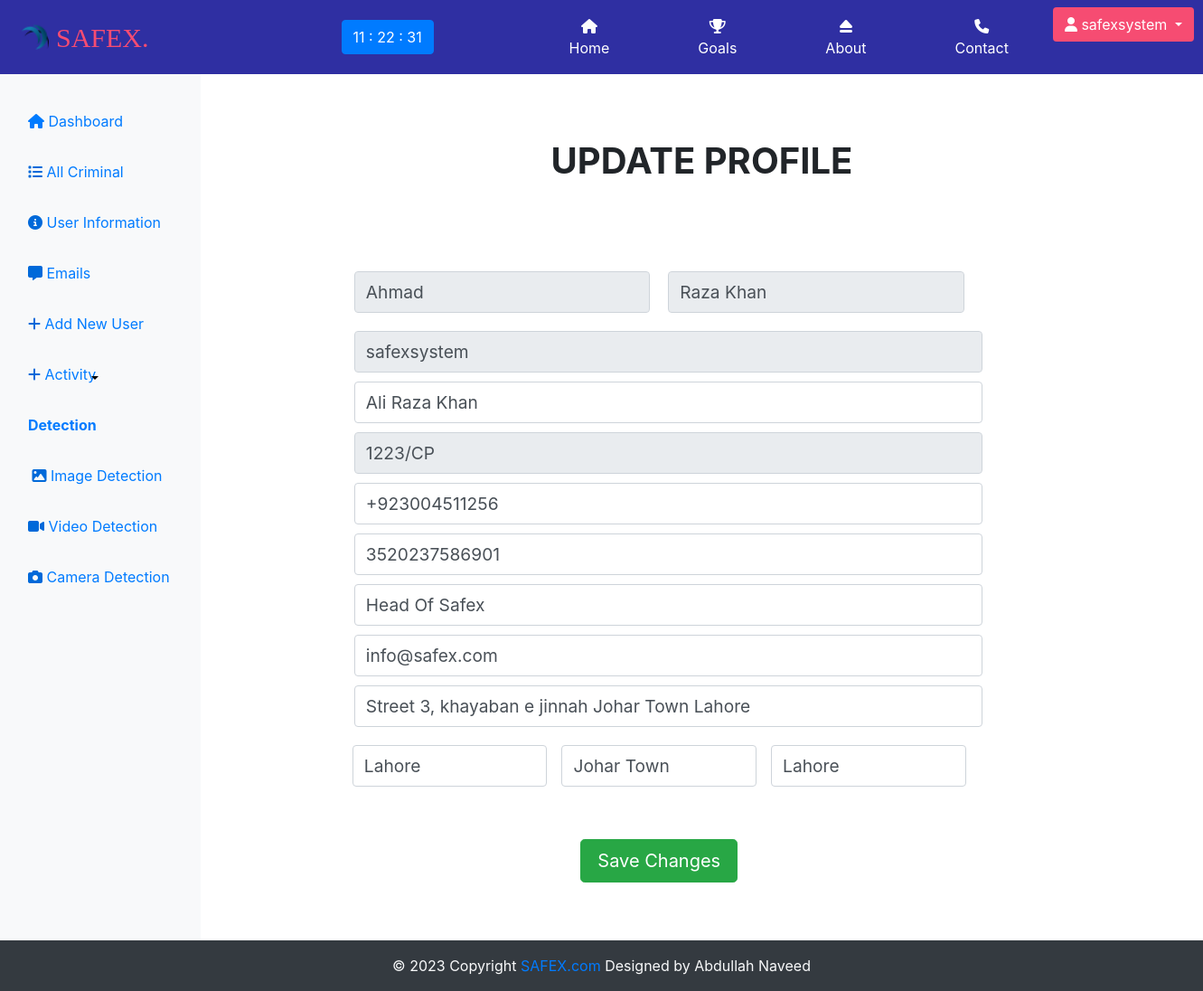
The app's page /cms.safex/userinfo/1 (signed in) with its own data.
### cmssafex/models.py (models this page shows, shortened)
class staffinformation(models.Model):
    staffid = models.AutoField
    beltno = models.CharField(primary_key = True,max_length = 10)
    fname = models.CharField(max_length=50 , default = "")
    lname = models.CharField(max_length=50 , default = "")
    username = models.CharField(max_length=50 , default = "")
    fathername = models.CharField(max_length=50 , default = "")
    email = models.CharField(max_length=50 , default = "")
    phoneno = models.CharField(max_length=50 , default = "")
    cnic = models.CharField(max_length=50 , default = "")
    rank = models.CharField(max_length=50 , default = "")
    city = models.CharField(max_length=50 , default = "")
    address = models.CharField(max_length=500)
    station = models.CharField(max_length=50 , default = "")
    division = models.CharField(max_length=50 , default = "")

### cmssafex/views.py (the view, shortened to what this page needs)
# urls.py: path("userinfo/<int:myid>",views.profile,name="profile"),
def profile(request , myid):
    loginid = request.user.id
    if loginid == 1:
        user = User.objects.filter(id = myid)
        user = staffinformation.objects.filter(username = user[0].username)
        param = {'users' : user[0],'id' : myid}
        return render(request , "showrecord.html",param)

### cmssafex/templates/showrecord.html (shortened to what this page needs)
{% extends 'structure.html' %} {% block title %} Profile {% endblock title %}
{%block bufferbody %}
<h1 class="mt-4 pt-4 pb-4 mb-4"><center>UPDATE PROFILE</center></h1>
<form class="form-signin p-4 w-50 mt-4 pt-4" style="margin-left:7rem;" method="POST" action="/cms.safex/update/" >
  <div class="d-flex">
    <input
      type="text"
      name="fname" id="fname"
      class="form-control w-75"
      value = "{{users.fname}}"
      readonly
      autofocus
    />
    <input
      type="text"
      name="lname" id="lname"
      class="form-control w-75"
      value = "{{users.lname}}"
      readonly
      autofocus
    />
  </div>
  <input
    type="text"
    name="username" id="username"
    class="form-control"
    value = "{{users.username}}"
    readonly
    autofocus
  />
  <input
    type="text"
    id="fathername" name="fathername"
    class="form-control"
    value= "{{users.fathername}}"
    placeholder = "Father Name"
    required
  />
  <input
    type="text"
    id="beltno" name="beltno"
    class="form-control"
    value="{{users.beltno}}"
    placeholder = "Belt Number"
    readonly
  />
  <input
    type="text"
    id="phoneno" name="phoneno"
    class="form-control"
    value="{{users.phoneno}}"
    placeholder = "Phone Number"
    required
  />
  <input
    type="text"
    id="cnic" name="cnic"
    class="form-control"
    value="{{users.cnic}}"
    placeholder = "CNIC"
    required
  />
  <input
    type="text"
    id="rank" name="rank"
    class="form-control"
    value="{{users.rank}}"
    placeholder = "Rank"
    required
  />
  <input
  type="text"
  id="address" name="inputEmail"
  class="form-control"
  value="{{users.email}}"
  placeholder = "Email"
  required
  />
  <input
  type="text"
  id="address" name="address"
  class="form-control"
  value="{{users.address}}"
  placeholder="Address"
  required
  />
  <div class="d-flex ">
    <input
    type="text"
    id="city" name="city"
    class="form-control mx-2"
    value="{{users.city}}"
    placeholder = "City"
    required
  />
  <input
    type="text"
    id="station" name="station"
    class="form-control mx-2"
    value="{{users.station}}"
    placeholder = "Station"
    required
  />
  <input
    type="text"
    id="division" name="division"
    class="form-control mx-2"
    value="{{users.division}}"
    placeholder = "Devision"
    required
  />
  </div>
  <center class="pt-4 mt-4 mb-4">
  <button class="btn btn-lg btn-success btn-block w-25" type="submit">
    Save Changes
  </button>
</center>
</form>
{% endblock bufferbody %}

### templates/base.html (shortened to what this page needs)
<!DOCTYPE html>
<html lang="en">
  <head>
    {% load static %}
    <link
      rel="stylesheet"
      href="https://stackpath.bootstrapcdn.com/bootstrap/4.2.1/css/bootstrap.min.css"
    />
    <link
      rel="stylesheet"
      href="https://cdnjs.cloudflare.com/ajax/libs/font-awesome/6.4.0/css/all.min.css"
    />
    {% block head %}{% endblock head %}
  </head>
  <body onload="time(); preventPaste()">
    {% load static %}
    <nav class="navbar navbar-expand-lg navbar-light">
        <img src="{% static 'images/logo.png' %}" class="mx-2" width="30" height="30" alt="">
      <a class="navbar-brand" href="/">SAFEX.</a>
      <div class="time">
        <span class="btn btn-primary" style="margin-left: -103px;" id="divMsg"></span>
      </div>
      <div class="collapse navbar-collapse" id="navbarSupportedContent">
        <ul class="navbar-nav mr-auto" >
          <li class="nav-item active mx-4">
            <a class="nav-link btn px-4" href="/"
              ><i class="fa-solid fa-house" style="color: #fcfcfc;"></i> Home </a>
          </li>
          <li class="nav-item mx-4">
            <a class="nav-link btn px-4" href="/goals"><i class="fa-solid fa-trophy" style="color: #ffffff;"></i> Goals</a>
          </li>
          <li class="nav-item mx-4">
            <a class="nav-link btn px-4" href="/about"><i class="fa-sharp fa-solid fa-eject"></i> About</a>
          </li>
          <li class="nav-item mx-4">
            <a class="nav-link btn px-4" href="/contact"><i class="fa-solid fa-phone" style="color: #ffffff;"></i> Contact</a>
          </li>
          {% if user.is_authenticated %}
          <li class="nav-item dropdown">
            <div class="btn-group">
              <button type="button" class="btn dropdown-toggle" data-toggle="dropdown" aria-haspopup="true" aria-expanded="false">
                <i class="fa-solid fa-user" style="color: #ffffff;"></i> {{request.user}}
              </button>
            </div>
          </li>
          {%else%}
          <li class="nav-item mx-4">
            <a class="nav-link btn px-4" href="/cms.safex"><i class="fa-solid fa-lock" style="color: #ffffff;"></i> CMS</a>
          </li>
          {% endif %}
      </div>
    </nav>
    {% block body %} {% endblock %}
    <footer
      class="font-small bg-dark text-light position-relative w-100 fixed-bottom">
      <div class="footer-copyright text-center py-3">
        &copy; 2023 Copyright
        <a class="text-decoration-none" href="http://127.0.0.1:8000/"
          >SAFEX.com</a
        >
        Designed by Abdullah Naveed
      </div>
    </footer>
  </body>
</html>

### records on screen
staffinformation: fname "Ahmad", lname "Raza Khan", username "safexsystem", fathername "Ali Raza Khan", beltno "1223/CP", phoneno "+923004511256", cnic "3520237586901", rank "Head Of Safex", inputEmail "info@safex.com", address "Street 3, khayaban e jinnah Johar Town Lahore", city "Lahore", station "Johar Town", division "Lahore"

### other values on screen
{{ request.user }} "safexsystem"
